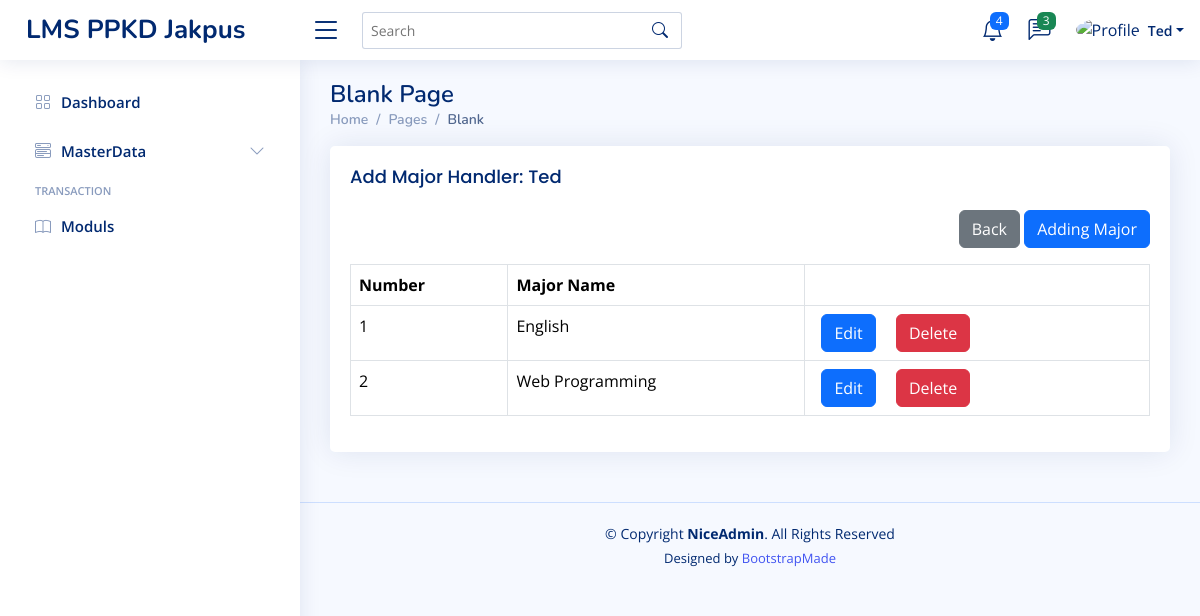
Screenshot of /home.php?page=/instruct/add_instructor_major&id=7 (signed in) with the database file from the repository.
### tables this page shows
CREATE TABLE `instructors` (
  `instructor_id` int(11) NOT NULL,
  `id_role` int(11) NOT NULL,
  `instructor_name` varchar(50) NOT NULL,
  `instructor_gender` tinyint(1) NOT NULL,
  `instructor_education` varchar(30) NOT NULL,
  `instructor_phone` int(15) NOT NULL,
  `instructor_email` varchar(50) NOT NULL,
  `instructor_password` varchar(100) NOT NULL,
  `instructor_address` text NOT NULL,
  `created_at` timestamp NOT NULL DEFAULT current_timestamp(),
  `updated_at` timestamp NULL DEFAULT NULL ON UPDATE current_timestamp(),
  `deleted_at` tinyint(4) NOT NULL DEFAULT 0
);

CREATE TABLE `instructor_major` (
  `iM_id` int(11) NOT NULL,
  `id_major` int(11) NOT NULL,
  `id_instructor` int(11) NOT NULL,
  `created_at` timestamp NOT NULL DEFAULT current_timestamp(),
  `updated_at` int(11) DEFAULT NULL
);

CREATE TABLE `majors` (
  `major_id` int(11) NOT NULL,
  `major_name` varchar(50) NOT NULL,
  `created_at` timestamp NOT NULL DEFAULT current_timestamp(),
  `updated_at` timestamp NULL DEFAULT NULL ON UPDATE current_timestamp(),
  `deleted_at` int(4) NOT NULL DEFAULT 0
);

### content/instruct/add_instructor_major.php (the view, shortened to what this page needs)
<?php
$idInstructor = isset($_GET['id']) ? $_GET['id'] : '';
$queryInstructor = mysqli_query($config, "SELECT * FROM instructors WHERE instructor_id = '$idInstructor'");
$rowInstructor = mysqli_fetch_assoc($queryInstructor);
$queryMajor = mysqli_query($config, "SELECT * FROM majors ORDER BY major_id DESC");
$rowMajor = mysqli_fetch_all($queryMajor, MYSQLI_ASSOC);
$queryInstructMajor = mysqli_query($config, "SELECT majors.major_name, instructor_major.iM_id, id_instructor FROM instructor_major LEFT JOIN majors ON majors.major_id = instructor_major.id_major WHERE instructor_major.id_instructor = '$idInstructor' ORDER BY instructor_major.iM_id DESC");
$rowInstructMajor = mysqli_fetch_all($queryInstructMajor, MYSQLI_ASSOC);
?>
<div class="row">
    <div class="col-sm-12">
        <div class="card">
            <div class="card-body">
                <h5 class="card-title"><?= isset($_GET['edit']) ? 'Edit' : 'Add' ?> Major Handler:
                    <?= $rowInstructor['instructor_name'] ?></h5>
                <?php if (isset($_GET['edit'])): ?>
                    <form action="" method="post">
                        <div class="mb-3 mt-3">
                            <label for="" class="form-label">Major Name</label>
                            <select name="id_major" id="" class="form-control">
                                <option value="">Select One</option>
                                <?php foreach ($rowMajor as $major): ?>
                                    <option <?= ($major['major_id'] == $rowEdit['id_major']) ? 'selected' : '' ?>
                                        value="<?= $major['major_id'] ?>"><?= $major['major_name'] ?></option>
                                <?php endforeach ?>
                            </select>
                        </div>
                        <div class="mb-3">
                            <a type="button" class="btn btn-secondary"
                                href="?page=/instruct/add_instructor_major&id=<?= $rowInstructor['instructor_id'] ?>">Back</a>
                            <button class="btn btn-primary" type="submit">Save Changes</button>
                        </div>
                    </form>
                <?php else: ?>
                    <div align="right">
                        <a type="button" class="btn btn-secondary mb-3" href="?page=instruct/instructor">Back</a>
                        <button type="button" class="btn btn-primary mb-3" data-bs-toggle="modal"
                            data-bs-target="#exampleModal">
                            Adding Major
                        </button>
                    </div>
                    <table class="table table-bordered">
                        <thead>
                            <tr>
                                <th>Number</th>
                                <th>Major Name</th>
                                <th></th>
                            </tr>
                        </thead>
                        <tbody>
                            <?php foreach ($rowInstructMajor as $key => $instMajor): ?>
                                <tr>
                                    <td><?= $key += 1 ?></td>
                                    <td><?= $instMajor['major_name'] ?></td>
                                    <td>
                                        <a href="?page=instruct/add_instructor_major&id=<?= $instMajor['id_instructor'] ?>&edit=<?php echo $instMajor['iM_id'] ?>"
                                            class="btn btn-primary me-2 ms-2">Edit</a>
                                        <a onclick="return confirm('Are you Sure want to delete this data??')"
                                            href="?page=instruct/add_instructor_major&delete=<?= $instMajor['iM_id'] ?>&id_instructor=<?php echo $instMajor['id_instructor'] ?>"
                                            class="btn btn-danger me-2 ms-2">Delete</a>
                                    </td>
                                </tr>
                            <?php endforeach ?>
                        </tbody>
                    </table>
                <?php endif ?>
            </div>
        </div>
    </div>
</div>

### assets/css/style.css (style rules this page uses)
:root { scroll-behavior: smooth; }
body { font-family: "Open Sans", sans-serif; background: #f6f9ff; color: #444444; }
a { color: #4154f1; text-decoration: none; }
h1, h2, h3, h4, h5, h6 { font-family: "Nunito", sans-serif; }
.card { margin-bottom: 30px; border: none; border-radius: 5px; box-shadow: 0px 0 30px rgba(1, 41, 112, 0.1); }
.card-title { padding: 20px 0 15px 0; font-size: 18px; font-weight: 500; color: #012970; font-family: "Poppins", sans-serif; }
.card-body { padding: 0 20px 20px 20px; }

### rows the page displays
instructors: instructor_name "Ted"
instructor_major: key "1", id_major.major_name "English"
instructor_major: key "2", id_major.major_name "Web Programming"

### other values shown
$name "Ted"
